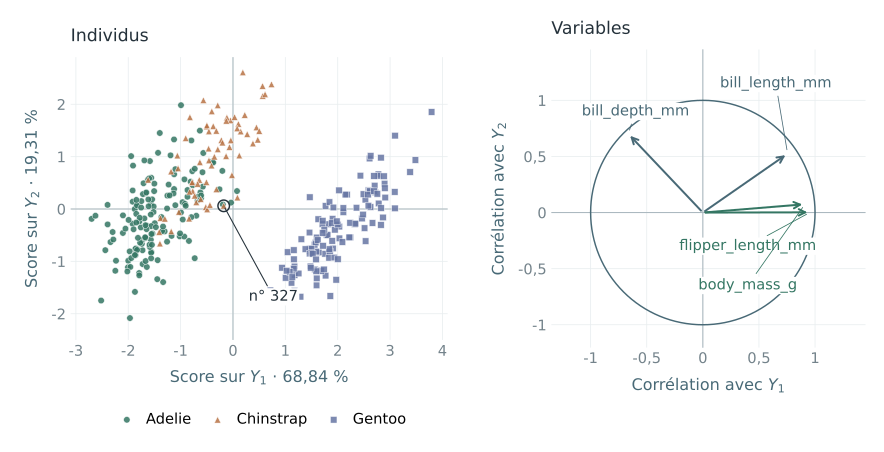

This chart was generated by the following Python code:
"""Generate the real-data PCA example used in the lecture notes.

Run from the repository root: python figures/acp_palmerpenguins.py
Requires NumPy, pandas and Matplotlib. No network access is needed.
Data: assets/penguins.csv from the official palmerpenguins repository.
See assets/penguins_README.md for provenance and the data license.
"""

from pathlib import Path

import matplotlib

matplotlib.use("Agg")
import matplotlib.pyplot as plt
from matplotlib.patches import Circle
from matplotlib.ticker import FuncFormatter
import numpy as np
import pandas as pd


VARIABLES = ["bill_length_mm", "bill_depth_mm", "flipper_length_mm", "body_mass_g"]
DATA_PATH = Path(__file__).resolve().parents[1] / "assets" / "penguins.csv"


def compute_pca():
    penguins = pd.read_csv(DATA_PATH)
    data = penguins.dropna(subset=VARIABLES)
    X = data[VARIABLES].to_numpy()
    Z = (X - X.mean(axis=0)) / X.std(axis=0, ddof=1)
    _, d, Vt = np.linalg.svd(Z, full_matrices=False)
    A = Vt.T.copy()
    # Fix the arbitrary signs by making each largest coefficient positive.
    for k in range(A.shape[1]):
        A[:, k] *= np.sign(A[np.argmax(np.abs(A[:, k])), k])
    scores = Z @ A
    eigenvalues = d**2 / (len(X) - 1)
    correlations = A * np.sqrt(eigenvalues)
    quality = np.sum(scores[:, :2]**2, axis=1) / np.sum(Z**2, axis=1)
    np.testing.assert_allclose(Z.mean(axis=0), 0, atol=1e-12)
    np.testing.assert_allclose(Z.std(axis=0, ddof=1), 1)
    np.testing.assert_allclose(np.cov(scores, rowvar=False),
                               np.diag(eigenvalues), atol=1e-12)
    return data, scores, eigenvalues, correlations, quality


def setup_axes(ax, xlabel, ylabel):
    ax.set_aspect("equal")
    ax.set_axisbelow(True)
    ax.grid(color="#e8edef", lw=0.6)
    ax.axhline(0, color="#acb9c0", lw=0.8, zorder=1)
    ax.axvline(0, color="#acb9c0", lw=0.8, zorder=1)
    for spine in ax.spines.values():
        spine.set_visible(False)
    ax.tick_params(length=0, labelsize=11, colors="#74838b")
    formatter = FuncFormatter(lambda value, _: f"{value:g}".replace(".", ","))
    ax.xaxis.set_major_formatter(formatter)
    ax.yaxis.set_major_formatter(formatter)
    ax.set_xlabel(xlabel, color="#486976", labelpad=8)
    ax.set_ylabel(ylabel, color="#486976", labelpad=8)


def main():
    data, scores, eigenvalues, correlations, quality = compute_pca()
    percentages = 100 * eigenvalues / eigenvalues.sum()
    percent = lambda value: f"{value:.2f}".replace(".", ",")
    plt.rcParams.update({
        "font.family": "DejaVu Sans",
        "font.size": 12,
        "mathtext.fontset": "dejavusans",
        "svg.fonttype": "path",
        "svg.hashsalt": "acp-palmerpenguins",
    })
    fig, axes = plt.subplots(1, 2, figsize=(9.2, 4.7),
                             gridspec_kw={"width_ratios": [1.2, 1]})
    fig.subplots_adjust(left=0.08, right=0.98, bottom=0.22, top=0.9, wspace=0.3)
    ax = axes[0]
    setup_axes(ax, f"Score sur $Y_1$ · {percent(percentages[0])} %",
               f"Score sur $Y_2$ · {percent(percentages[1])} %")
    ax.set_title("Individus", loc="left", color="#24313a", fontsize=13, pad=12)
    for species, color, marker in zip(["Adelie", "Chinstrap", "Gentoo"],
                                      ["#347663", "#b77244", "#6676a3"],
                                      ["o", "^", "s"]):
        selected = data["species"].to_numpy() == species
        ax.scatter(scores[selected, 0], scores[selected, 1], color=color,
                   marker=marker, s=24, alpha=0.85, edgecolors="white", lw=0.4,
                   label=species, zorder=3)
    ax.set_xlim(-3.1, 4.1)
    ax.set_ylim(-2.5, 2.9)
    ax.legend(loc="upper center", bbox_to_anchor=(0.5, -0.21), ncol=3,
              frameon=False, fontsize=11, handletextpad=0.3, columnspacing=0.8)
    i = data.index.get_loc(326)  # Original data row 327 (one-based).
    ax.scatter(*scores[i, :2], s=75, facecolors="none", edgecolors="#24313a",
               lw=1.1, zorder=4)
    ax.annotate("n° 327", xy=scores[i, :2], xytext=(0.3, -1.75),
                color="#24313a", fontsize=11,
                bbox={"facecolor": "white", "edgecolor": "none", "pad": 1},
                arrowprops={"arrowstyle": "-", "color": "#24313a", "lw": 0.8},
                zorder=5)

    ax = axes[1]
    setup_axes(ax, "Corrélation avec $Y_1$", "Corrélation avec $Y_2$")
    ax.set_title("Variables", loc="left", color="#24313a", fontsize=13, pad=12)
    ax.set_xlim(-1.35, 1.45)
    ax.set_ylim(-1.2, 1.45)
    ax.set_xticks([-1, -0.5, 0, 0.5, 1])
    ax.set_yticks([-1, -0.5, 0, 0.5, 1])
    ax.add_patch(Circle((0, 0), 1, fill=False, edgecolor="#486976", lw=1.1))
    for point, label, position, color in zip(
        correlations[:, :2],
        VARIABLES,
        [(0.65, 1.15), (-0.6, 0.9), (0.4, -0.3), (0.4, -0.65)],
        ["#486976", "#486976", "#347663", "#347663"],
    ):
        ax.annotate("", xy=point, xytext=(0, 0),
                    arrowprops={"arrowstyle": "->", "color": color, "lw": 1.5},
                    zorder=3)
        ax.annotate(label, xy=point, xytext=position, ha="center", va="center",
                    color=color, fontsize=11,
                    bbox={"facecolor": "white", "edgecolor": "none", "pad": 1},
                    arrowprops={"arrowstyle": "-", "color": color, "lw": 0.6,
                                "shrinkA": 3, "shrinkB": 3}, zorder=4)
    fig.savefig(Path(__file__).with_suffix(".svg"), facecolor="white",
                metadata={"Date": None})
    plt.close(fig)
    print("Valeurs propres :", eigenvalues.round(6))
    print("Variance expliquée (%) :", percentages.round(4))
    print("Corrélations variables-axes :\n", correlations[:, :2].round(4))
    print("Qualité des variables dans le plan (%) :",
          (100 * np.sum(correlations[:, :2]**2, axis=1)).round(4))
    print("Observations retenues :", len(data))
    print("Qualité de l'individu 327 dans le plan (%) :", round(100 * quality[i], 4))


if __name__ == "__main__":
    main()
